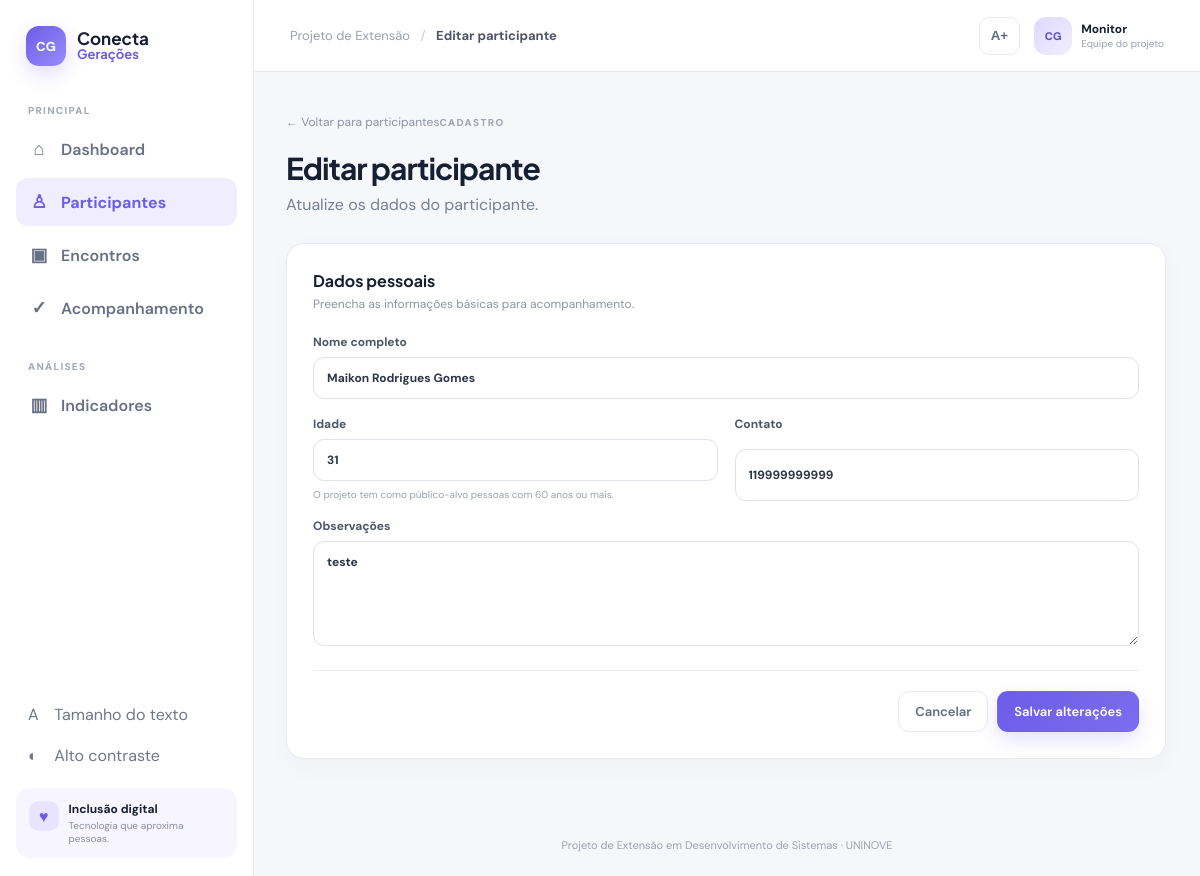
The app's page /participantes/1/editar with its own data.
### tables this page shows
CREATE TABLE participantes (
        id INTEGER PRIMARY KEY AUTOINCREMENT,
        nome TEXT NOT NULL,
        idade INTEGER NOT NULL,
        contato TEXT,
        observacoes TEXT,
        criado_em TEXT DEFAULT CURRENT_TIMESTAMP
    );

### run.py (the view, shortened to what this page needs)
@app.route('/participantes/<int:pid>/editar', methods=['GET','POST'])
def editar_participante(pid):
    conn=get_db(); p=conn.execute('SELECT * FROM participantes WHERE id=?',(pid,)).fetchone()
    if not p: conn.close(); abort(404)
    conn.close(); return render_template('participante_form.html', p=p, editing=True)

### run.py (called while the page is built)
def get_db():
    conn = sqlite3.connect(DB)
    conn.row_factory = sqlite3.Row
    return conn

@app.context_processor
def inject_globals():
    return {'app_name': 'Conecta Gerações'}

### templates/participante_form.html
{% extends 'base.html' %}{% block title %}{{'Editar participante' if editing else 'Novo participante'}}{% endblock %}{% block content %}
<section class="page-heading"><div><a class="back" href="{{url_for('participantes')}}">← Voltar para participantes</a><span class="eyebrow">CADASTRO</span><h1>{{'Editar participante' if editing else 'Novo participante'}}</h1><p>{{'Atualize os dados do participante.' if editing else 'Cadastre uma pessoa no projeto de inclusão digital.'}}</p></div></section>
<form class="form-card" method="post"><div class="form-section"><h2>Dados pessoais</h2><p>Preencha as informações básicas para acompanhamento.</p><div class="form-grid"><label class="full-field">Nome completo<input name="nome" value="{{p.nome if p else ''}}" placeholder="Ex.: Maria da Silva" required></label><label>Idade<input type="number" name="idade" min="1" value="{{p.idade if p else ''}}" placeholder="60" required><small>O projeto tem como público-alvo pessoas com 60 anos ou mais.</small></label><label>Contato<input name="contato" value="{{p.contato if p else ''}}" placeholder="(11) 99999-9999"></label><label class="full-field">Observações<textarea name="observacoes" placeholder="Dificuldades, preferências ou outras observações...">{{p.observacoes if p else ''}}</textarea></label></div></div><div class="form-actions"><a class="btn ghost" href="{{url_for('participantes')}}">Cancelar</a><button class="btn primary">{{'Salvar alterações' if editing else 'Cadastrar participante'}}</button></div></form>
{% endblock %}

### static/style.css (style rules this page uses)
:root { --bg:#f6f7fb;--surface:#fff;--text:#172033;--muted:#778095;--line:#e8eaf0;--primary:#6c5ce7;--primary-2:#8b7cf5;--green:#25a56a;--orange:#e99a45;--blue:#4f86e8;--danger:#d9534f;font-family:'DM Sans',Arial,sans-serif;color:var(--text);background:var(--bg);font-size:16px }
* { box-sizing:border-box }
body { margin:0;background:var(--bg);min-height:100vh }
.welcome,.page-heading,.profile-heading { display:flex;justify-content:space-between;align-items:flex-end;gap:25px;margin-bottom:28px }
.welcome h1,.page-heading h1,.profile-heading h1 { font-family:'Plus Jakarta Sans';font-size:30px;letter-spacing:-1px;margin:7px 0 7px }
.welcome p,.page-heading p,.profile-heading p { margin:0;color:var(--muted);max-width:650px }
.eyebrow { font-size:10px;letter-spacing:1.35px;color:#a0a5b1;font-weight:800 }
.btn { display:inline-flex;align-items:center;justify-content:center;gap:6px;padding:11px 16px;border-radius:11px;border:1px solid transparent;text-decoration:none;font:600 13px 'DM Sans';cursor:pointer;white-space:nowrap }
.btn.primary { background:linear-gradient(135deg,var(--primary),#7b6df0);color:#fff;box-shadow:0 8px 18px #6c5ce72e }
.btn.ghost { background:#fff;border-color:var(--line);color:#626b7d }
.panel,.form-card { background:#fff;border:1px solid var(--line);border-radius:18px;box-shadow:0 8px 24px #24304b08 }
.panel h2,.form-card h2 { font:700 16px 'Plus Jakarta Sans';margin:5px 0 0 }
.page-heading { align-items:flex-end }
.back { display:inline-block;color:#8c93a2;font-size:12px;text-decoration:none;margin-bottom:12px }
.form-card { max-width:880px;padding:26px }
.form-section h2 { margin:0 }
.form-section>p { font-size:12px;color:#8d94a2;margin:5px 0 22px }
.form-grid { display:grid;grid-template-columns:1fr 1fr;gap:17px }
.form-grid label,.form-card label { display:grid;gap:7px;font-size:12px;font-weight:700;color:#4d5668 }
.full-field { grid-column:1/-1 }
.form-card input,.form-card select,.form-card textarea { font:inherit;font-size:12px;padding:12px 13px;border:1px solid #dfe2e9;border-radius:11px;outline:0;background:#fff;color:#2d3546 }
.form-card textarea { min-height:105px;resize:vertical }
.form-card label small { font-weight:400;color:#9ba1ad;font-size:10px }
.form-actions { display:flex;justify-content:flex-end;gap:9px;margin-top:24px;padding-top:20px;border-top:1px solid var(--line) }

### records on screen
participantes: nome "Maikon Rodrigues Gomes", idade "31", contato "119999999999", observacoes "teste"

### other values on screen
{{ 'Editar participante' if editing else 'Novo participante' }} "Editar participante"
{{ 'Salvar alterações' if editing else 'Cadastrar participante' }} "Salvar alterações"
